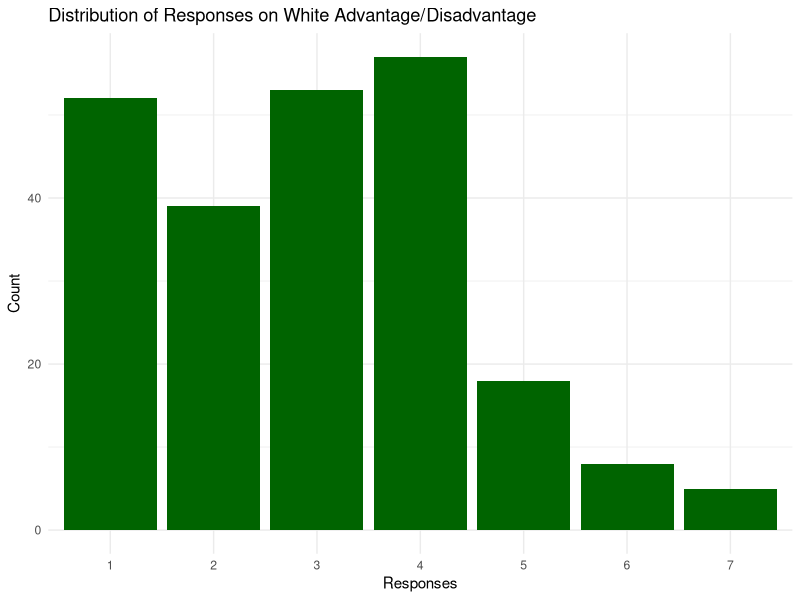
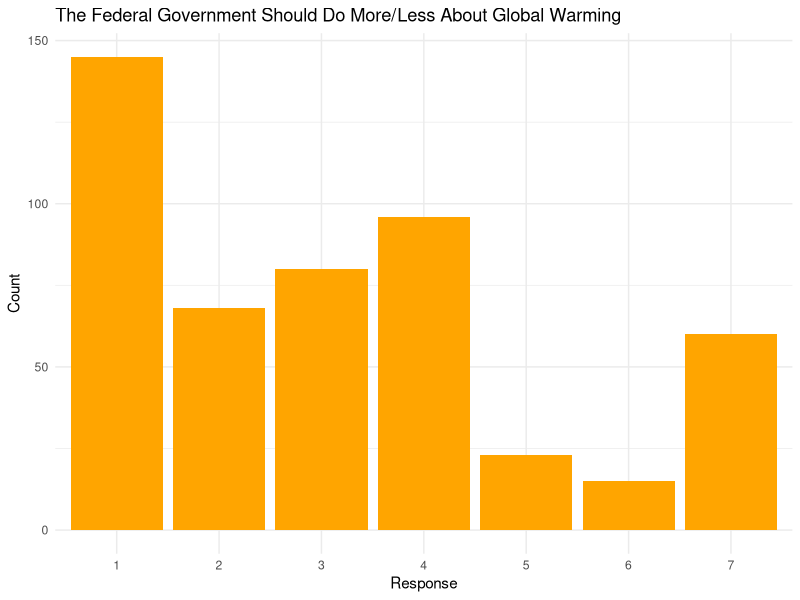
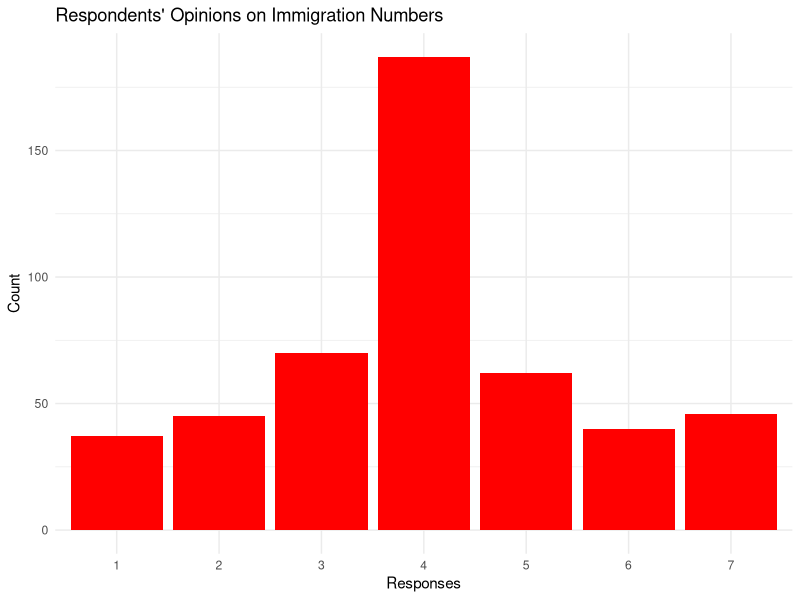
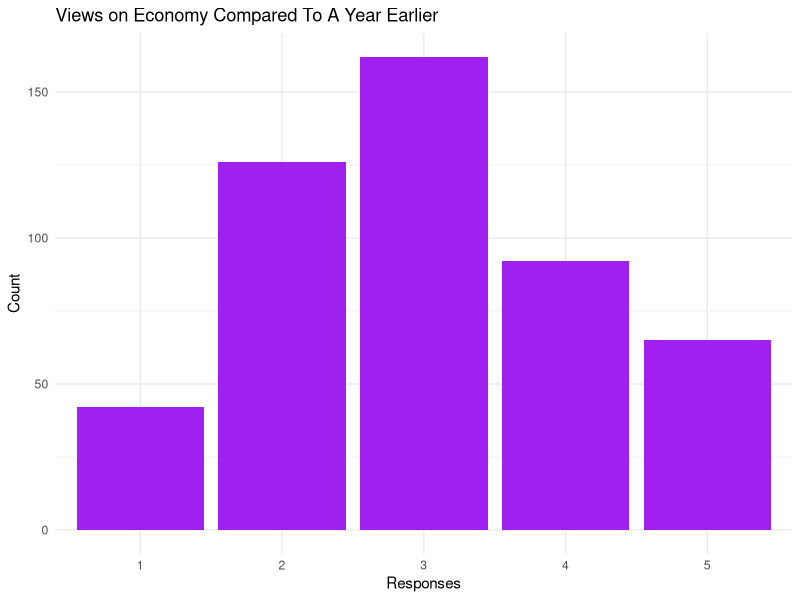
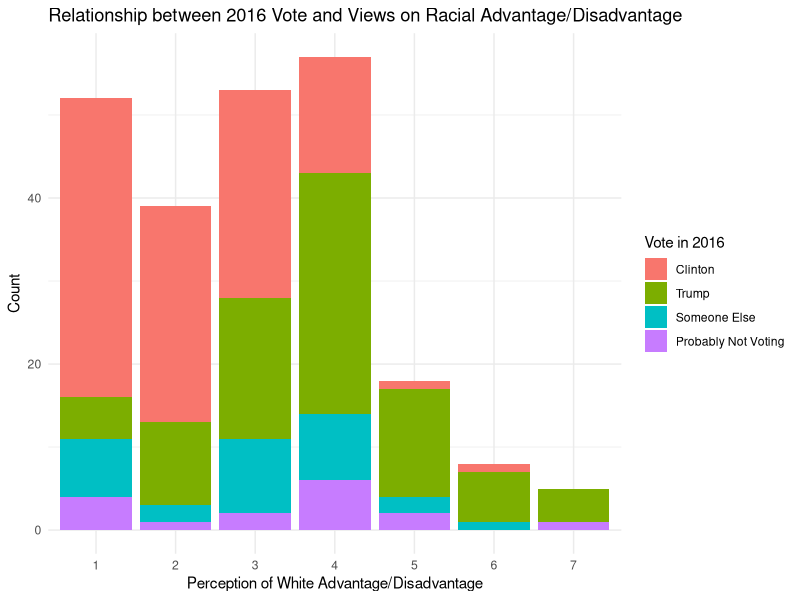
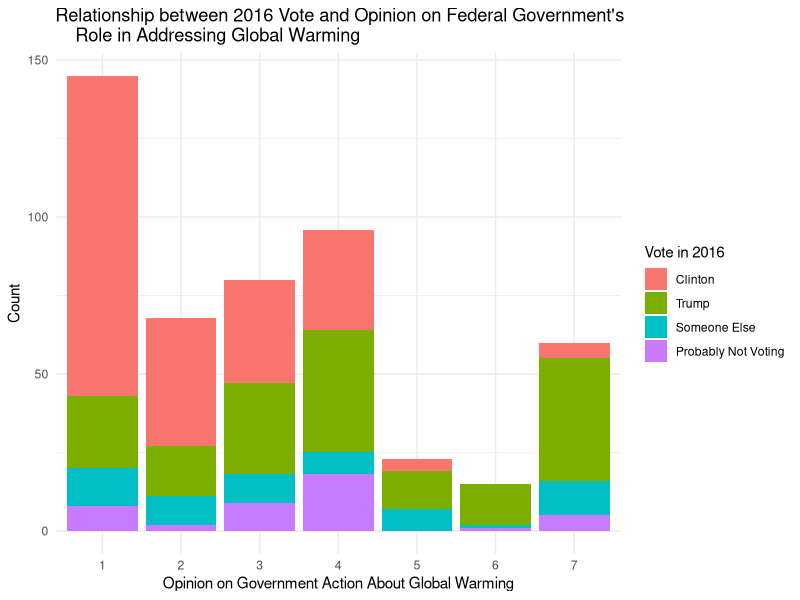
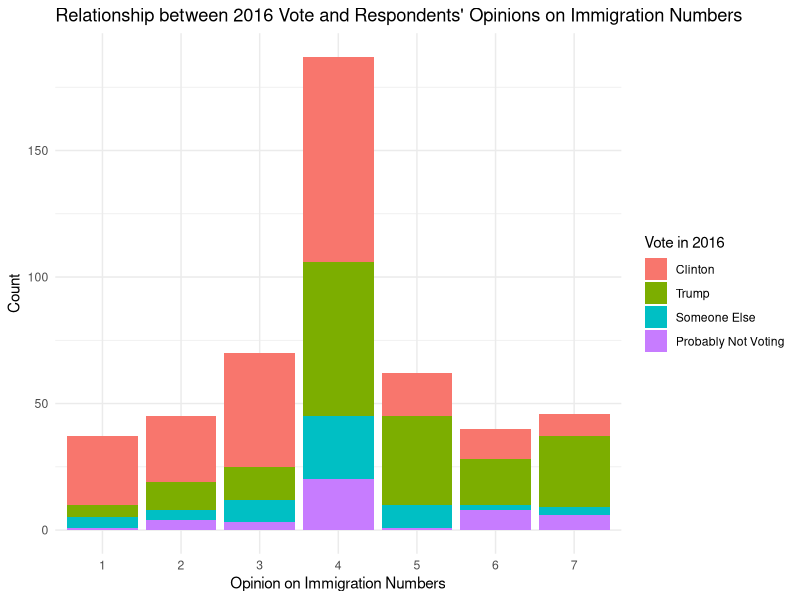
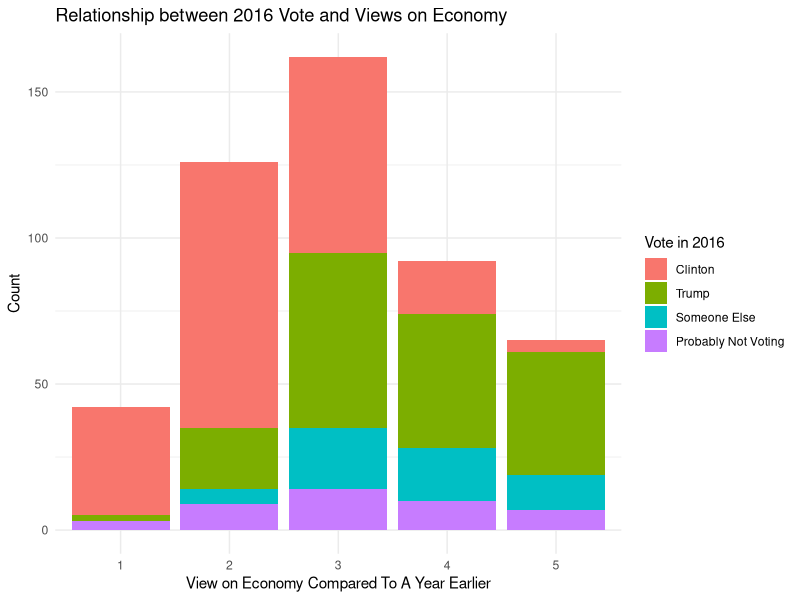

These figures' R source, in order:
library(here)
library(tidyverse)
library(dplyr)
library(ggplot2)

anes_data <- read_csv(here("data", "anes_pilot_2016.csv"))

vote2016 <- anes_data$vote16dt
vote2016 <- ifelse(vote2016 == 9, NA, vote2016)
vote2016 <- factor(vote2016, 
                   levels = c(1, 2, 3, 4),
                   labels = c("Clinton", "Trump", "Someone Else", "Probably Not Voting"))

white_adv <- anes_data$wad4b
white_adv <- ifelse(white_adv == 9, NA, white_adv)

anes_data$vote2016 <- vote2016
anes_data$white_adv <- white_adv

anes_data_clean <- anes_data %>%
  filter(!is.na(vote2016) & !is.na(white_adv))

ggplot(anes_data_clean, aes(x = factor(white_adv, exclude = NULL))) +
  geom_bar(fill = "darkgreen") +
  labs(
    title = "Distribution of Responses on White Advantage/Disadvantage",
    x = "Responses",
    y = "Count"
  ) +
  theme_minimal()

pdf(here("figs", "racial_adv.pdf"))
ggplot(anes_data_clean, aes(x = factor(white_adv), fill = factor(vote2016))) +
  geom_bar() +
  labs(
    title = "Relationship between 2016 Vote and Views on Racial Advantage/Disadvantage",
    x = "Perception of White Advantage/Disadvantage",
    y = "Count",
    fill = "Vote in 2016"
  ) +
  theme_minimal()
dev.off()

warmdo <- anes_data$warmdo

anes_data_clean <- anes_data %>%
  filter(!is.na(vote2016) & !is.na(warmdo))

ggplot(anes_data_clean, aes(x = factor(warmdo, exclude = NULL))) +
  geom_bar(fill = "orange") +
  labs(
    title = "The Federal Government Should Do More/Less About Global Warming",
    x = "Response",
    y = "Count"
  ) +
  theme_minimal()

pdf(here("figs", "gov_warming.pdf"))
ggplot(anes_data_clean, aes(x = factor(warmdo), fill = factor(vote2016))) +  
  geom_bar() +
  labs(
    title = "Relationship between 2016 Vote and Opinion on Federal Government's
    Role in Addressing Global Warming",
    x = "Opinion on Government Action About Global Warming",
    y = "Count",
    fill = "Vote in 2016"
  ) +
  theme_minimal()
dev.off()

immig_numb <- anes_data$immig_numb

anes_data_clean <- anes_data %>%
  filter(!is.na(vote2016) & !is.na(immig_numb))

ggplot(anes_data_clean, aes(x = factor(immig_numb, exclude = NULL))) +
  geom_bar(fill = "red") +
  labs(
    title = "Respondents' Opinions on Immigration Numbers",
    x = "Responses",
    y = "Count"
  ) +
  theme_minimal()

pdf(here("figs", "immig_opin.pdf"))
ggplot(anes_data_clean, aes(x = factor(immig_numb), fill = factor(vote2016))) +
  geom_bar() +
  labs(
    title = "Relationship between 2016 Vote and Respondents' Opinions on Immigration Numbers",
    x = "Opinion on Immigration Numbers",
    y = "Count",
    fill = "Vote in 2016"
  ) +
  theme_minimal()
dev.off()

econnow <- anes_data$econnow

anes_data_clean <- anes_data %>%
  filter(!is.na(vote2016) & !is.na(econnow))

ggplot(anes_data_clean, aes(x = factor(econnow, exclude = NULL))) +
  geom_bar(fill = "purple") +
  labs(
    title = "Views on Economy Compared To A Year Earlier",
    x = "Responses",
    y = "Count"
  ) +
  theme_minimal()

pdf(here("figs", "econ_opin.pdf"))
ggplot(anes_data_clean, aes(x = factor(econnow), fill = factor(vote2016))) +
  geom_bar() +
  labs(
    title = "Relationship between 2016 Vote and Views on Economy",
    x = "View on Economy Compared To A Year Earlier",
    y = "Count",
    fill = "Vote in 2016"
  ) +
  theme_minimal()
dev.off()


